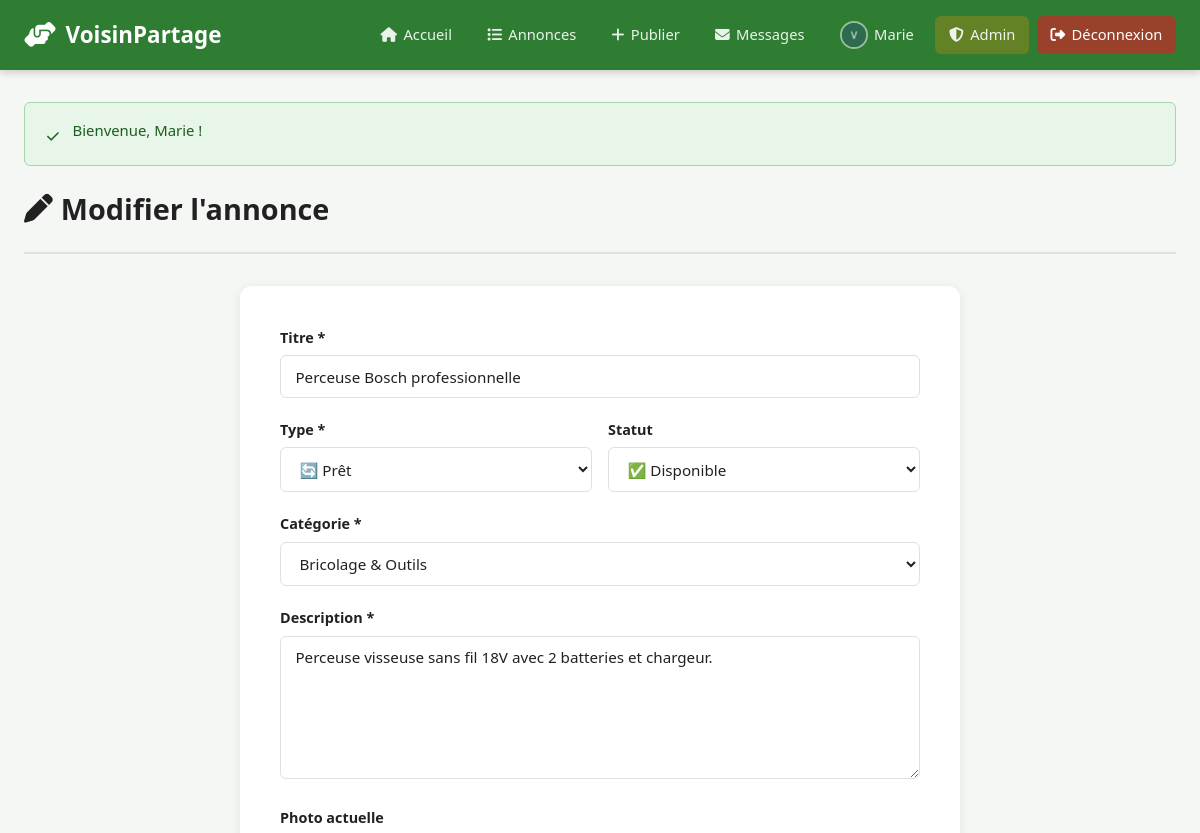
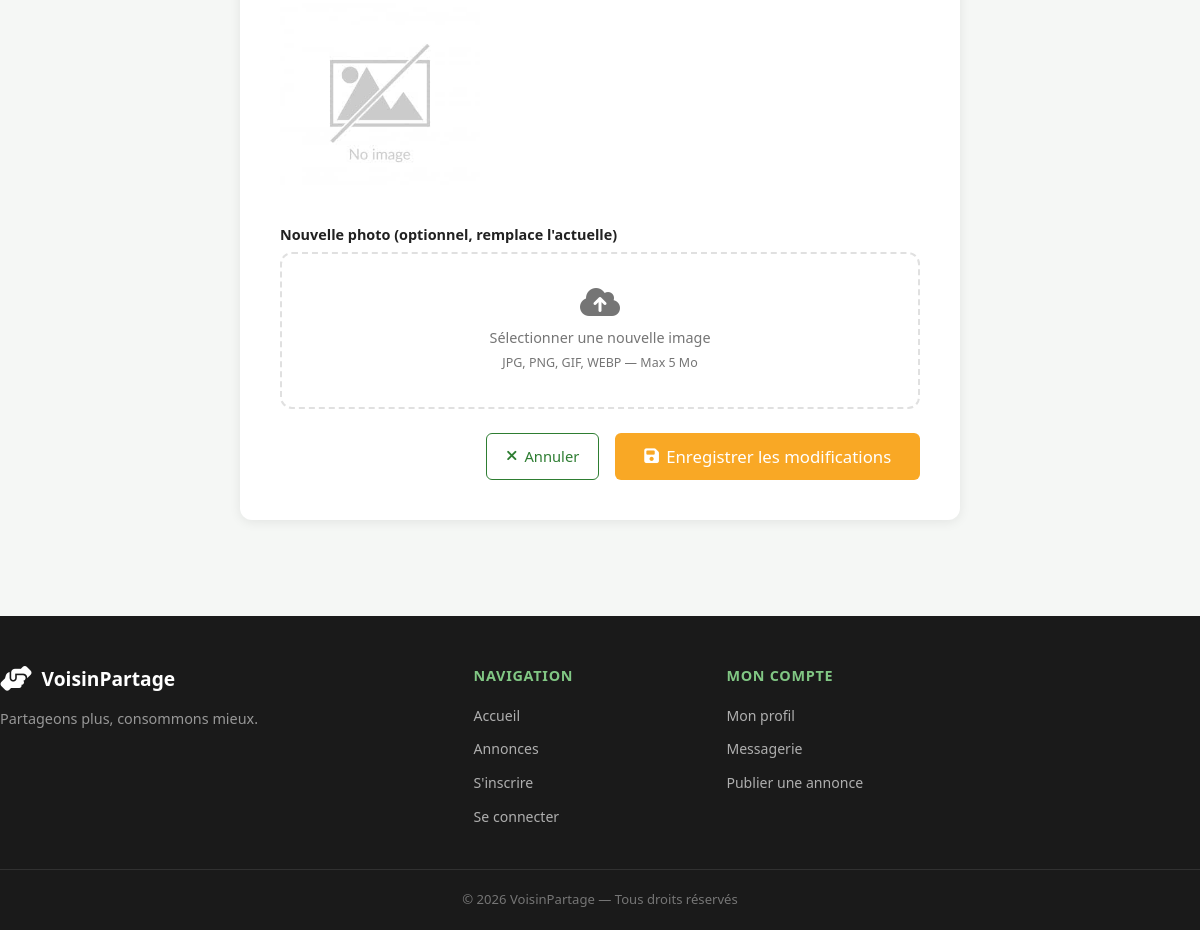
The app's page /annonces/modifier.php?id=1 (signed in) with its own data (2 pictures, top to bottom).
### tables this page shows
CREATE TABLE IF NOT EXISTS annonces (
    id_annonce      INT UNSIGNED  NOT NULL AUTO_INCREMENT,
    titre           VARCHAR(255)  NOT NULL,
    description     TEXT          NOT NULL,
    type            ENUM('pret','don') NOT NULL DEFAULT 'pret',
    statut          ENUM('disponible','reserve','indisponible') NOT NULL DEFAULT 'disponible',
    photo           VARCHAR(255)  NOT NULL DEFAULT 'no-image.png',
    date_publication DATETIME     NOT NULL DEFAULT CURRENT_TIMESTAMP,
    id_utilisateur  INT UNSIGNED  NOT NULL,
    id_categorie    INT UNSIGNED  NOT NULL,
    PRIMARY KEY (id_annonce),
    CONSTRAINT fk_annonce_user FOREIGN KEY (id_utilisateur)
        REFERENCES utilisateurs(id_utilisateur) ON DELETE CASCADE ON UPDATE CASCADE,
    CONSTRAINT fk_annonce_cat  FOREIGN KEY (id_categorie)
        REFERENCES categories(id_categorie)    ON DELETE RESTRICT ON UPDATE CASCADE
);

CREATE TABLE IF NOT EXISTS categories (
    id_categorie INT UNSIGNED NOT NULL AUTO_INCREMENT,
    nom          VARCHAR(100) NOT NULL,
    icone        VARCHAR(100) NOT NULL DEFAULT 'fa-solid fa-box',
    description  TEXT         DEFAULT NULL,
    PRIMARY KEY (id_categorie)
);

### annonces/modifier.php (the view, shortened to what this page needs)
<?php
require_once '../includes/functions.php';
$pdo = getDB();
$id  = (int)($_GET['id'] ?? 0);
$stmt = $pdo->prepare('SELECT * FROM annonces WHERE id_annonce = ?');
$stmt->execute([$id]);
$annonce = $stmt->fetch();
$categories = $pdo->query('SELECT * FROM categories ORDER BY nom')->fetchAll();
require_once '../includes/header.php';
?>
<div class="page-header">
    <h1><i class="fa-solid fa-pen"></i> Modifier l'annonce</h1>
</div>
<div class="form-container">
    <div class="form-card">
        <form method="POST" action="modifier.php?id=<?= $id ?>" enctype="multipart/form-data" novalidate>
            <div class="form-group">
                <label for="titre">Titre *</label>
                <input type="text" id="titre" name="titre"
                       value="<?= e($annonce['titre']) ?>"
                       class="form-control" required maxlength="255">
            </div>
            <div class="form-row">
                <div class="form-group">
                    <label for="type">Type *</label>
                    <select id="type" name="type" class="form-control">
                        <option value="pret" <?= $annonce['type'] === 'pret' ? 'selected' : '' ?>>🔄 Prêt</option>
                    </select>
                </div>
                <div class="form-group">
                    <label for="statut">Statut</label>
                    <select id="statut" name="statut" class="form-control">
                        <option value="disponible"   <?= $annonce['statut'] === 'disponible'   ? 'selected' : '' ?>>✅ Disponible</option>
                    </select>
                </div>
            </div>
            <div class="form-group">
                <label for="id_categorie">Catégorie *</label>
                <select id="id_categorie" name="id_categorie" class="form-control">
                    <?php foreach ($categories as $cat): ?>
                        <option value="<?= $cat['id_categorie'] ?>"
                            <?= (int)$annonce['id_categorie'] === (int)$cat['id_categorie'] ? 'selected' : '' ?>>
                            <?= e($cat['nom']) ?>
                        </option>
                    <?php endforeach; ?>
                </select>
            </div>
            <div class="form-group">
                <label for="description">Description *</label>
                <textarea id="description" name="description"
                          class="form-control" rows="6" required><?= e($annonce['description']) ?></textarea>
            </div>
            <div class="form-group">
                <label>Photo actuelle</label>
                <div class="current-photo">
                    <img src="<?= imgAnnonce($annonce['photo']) ?>"
                         alt="Photo actuelle"
                         style="max-height:200px;border-radius:8px;">
                </div>
            </div>
            <div class="form-group">
                <label for="photo">Nouvelle photo (optionnel, remplace l'actuelle)</label>
                <div class="upload-zone" id="uploadZone">
                    <div class="upload-placeholder">
                        <i class="fa-solid fa-cloud-arrow-up"></i>
                        <p>Sélectionner une nouvelle image</p>
                        <small>JPG, PNG, GIF, WEBP — Max 5 Mo</small>
                    </div>
                </div>
            </div>
            <div class="form-actions">
                <a href="detail.php?id=<?= $id ?>" class="btn btn-outline">
                    <i class="fa-solid fa-xmark"></i> Annuler
                </a>
                <button type="submit" class="btn btn-warning btn-lg">
                    <i class="fa-solid fa-floppy-disk"></i> Enregistrer les modifications
                </button>
            </div>
        </form>
    </div>
</div>
<?php require_once '../includes/footer.php'; ?>

### assets/css/style.css (style rules this page uses)
:root { --primary: #2e7d32; --primary-light: #4caf50; --primary-dark: #1b5e20; --secondary: #81c784; --accent: #ff8f00; --danger: #c62828; --warning: #f9a825; --success: #2e7d32; --info: #1565c0; --bg: #f5f7f5; --bg-white: #ffffff; --bg-card: #ffffff; --border: #e0e0e0; --text: #212121; --text-light: #757575; --text-white: #ffffff; --radius: 12px; --radius-sm: 6px; --shadow: 0 2px 12px rgba(0,0,0,.08); --shadow-hover: 0 6px 24px rgba(0,0,0,.14); --transition: 0.2s ease; --header-h: 70px; --font: 'Segoe UI', system-ui, -apple-system, sans-serif; }
*, *::before, *::after { box-sizing: border-box; margin: 0; padding: 0; }
html { scroll-behavior: smooth; }
body { font-family: var(--font); background: var(--bg); color: var(--text); line-height: 1.6; min-height: 100vh; display: flex; flex-direction: column; }
a { color: var(--primary); text-decoration: none; }
img { max-width: 100%; display: block; }
button { cursor: pointer; font-family: inherit; }
.btn { display: inline-flex; align-items: center; gap: .45rem; padding: .55rem 1.2rem; border-radius: var(--radius-sm); font-size: .92rem; font-weight: 500; border: none; cursor: pointer; transition: all var(--transition); text-decoration: none; white-space: nowrap; }
.btn-outline { background: transparent; border: 1.5px solid var(--primary); color: var(--primary); }
.btn-warning { background: var(--warning); color: #fff; }
.btn-lg { padding: .75rem 1.8rem; font-size: 1.05rem; }
.form-group { margin-bottom: 1.25rem; }
.form-group label { display: block; font-size: .9rem; font-weight: 600; color: var(--text); margin-bottom: .4rem; }
.form-control { width: 100%; padding: .65rem .9rem; border: 1.5px solid var(--border); border-radius: var(--radius-sm); font-size: .95rem; font-family: var(--font); background: var(--bg-white); color: var(--text); transition: border-color var(--transition), box-shadow var(--transition); }
.form-row { display: grid; grid-template-columns: 1fr 1fr; gap: 1rem; }
.form-container { max-width: 720px; margin: 0 auto; }
.form-card { background: var(--bg-card); border-radius: var(--radius); box-shadow: var(--shadow); padding: 2.5rem; }
.form-actions { display: flex; gap: 1rem; justify-content: flex-end; margin-top: 1.5rem; }
.page-header { margin-bottom: 2rem; padding-bottom: 1.25rem; border-bottom: 2px solid var(--border); }
.page-header h1 { font-size: 1.8rem; display: flex; align-items: center; gap: .5rem; }
.upload-zone { border: 2px dashed var(--border); border-radius: var(--radius); padding: 2rem; text-align: center; cursor: pointer; transition: border-color var(--transition); position: relative; }
.upload-placeholder i { font-size: 2rem; color: var(--text-light); margin-bottom: .5rem; }
.upload-placeholder p { font-size: .9rem; color: var(--text-light); }
.upload-placeholder small { font-size: .78rem; color: var(--text-light); }
.current-photo { margin-bottom: .75rem; }

### records on screen
annonces: titre "Perceuse Bosch professionnelle", type "🔄 Prêt", statut "✅ Disponible", id_categorie "Bricolage & Outils", description "Perceuse visseuse sans fil 18V avec 2 batteries et chargeur.", photo (placeholder picture)

### other values on screen
$_SESSION['prenom'] "Marie"
$icon "✓"
$message "Bienvenue, Marie !"
